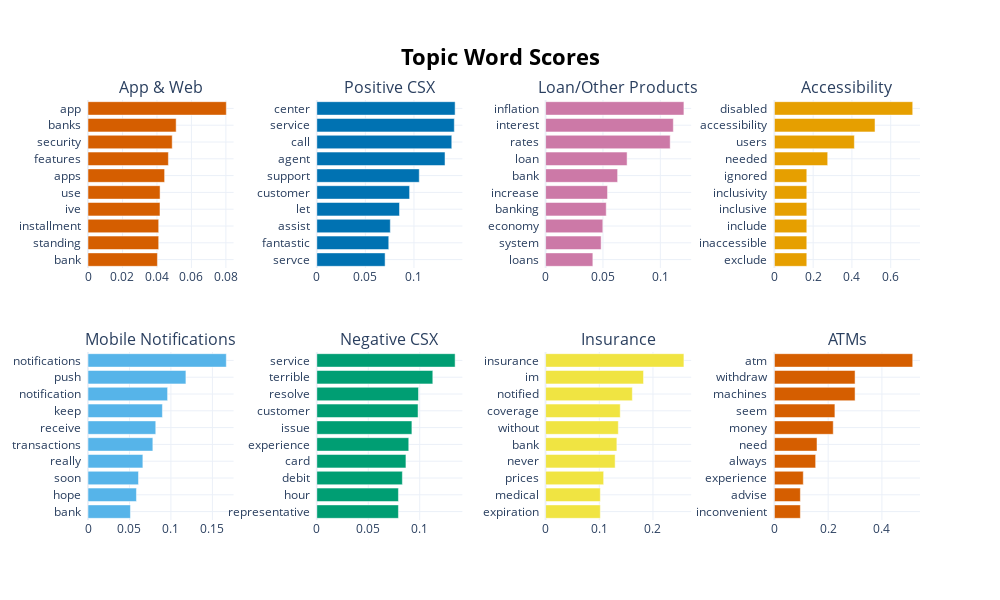

Write notebook code for a chart like this one.
### Code cell
topic_model.visualize_barchart(n_words=10, top_n_topics=30, height = 300, width = 250, custom_labels=True)

### Figure 1 — Plotly figure (JSON) as saved in the notebook; plotly's stock layout.template omitted (floating-point values rounded to 4 significant figures)
{"data": [{"marker": {"color": "#D55E00"}, "orientation": "h", "type": "bar", "x": [0.04028, 0.04101, 0.04101, 0.04176, 0.04182, 0.04445, 0.04664, 0.04886, 0.05114, 0.08026], "xaxis": "x", "y": ["bank  ", "standing  ", "installment  ", "ive  ", "use  ", "apps  ", "features  ", "security  ", "banks  ", "app  "], "yaxis": "y"}, {"marker": {"color": "#0072B2"}, "orientation": "h", "type": "bar", "x": [0.07031, 0.07408, 0.07567, 0.08513, 0.09554, 0.1055, 0.132, 0.1389, 0.1416, 0.1424], "xaxis": "x2", "y": ["servce  ", "fantastic  ", "assist  ", "let  ", "customer  ", "support  ", "agent  ", "call  ", "service  ", "center  "], "yaxis": "y2"}, {"marker": {"color": "#CC79A7"}, "orientation": "h", "type": "bar", "x": [0.04119, 0.04842, 0.04988, 0.05285, 0.05399, 0.06278, 0.07104, 0.1086, 0.1113, 0.1206], "xaxis": "x3", "y": ["loans  ", "system  ", "economy  ", "banking  ", "increase  ", "bank  ", "loan  ", "rates  ", "interest  ", "inflation  "], "yaxis": "y3"}, {"marker": {"color": "#E69F00"}, "orientation": "h", "type": "bar", "x": [0.1671, 0.1671, 0.1671, 0.1671, 0.1671, 0.1671, 0.275, 0.4125, 0.5191, 0.7136], "xaxis": "x4", "y": ["exclude  ", "inaccessible  ", "include  ", "inclusive  ", "inclusivity  ", "ignored  ", "needed  ", "users  ", "accessibility  ", "disabled  "], "yaxis": "y4"}, {"marker": {"color": "#56B4E9"}, "orientation": "h", "type": "bar", "x": [0.05117, 0.05843, 0.06089, 0.06615, 0.0782, 0.08171, 0.08972, 0.09598, 0.1181, 0.1668], "xaxis": "x5", "y": ["bank  ", "hope  ", "soon  ", "really  ", "transactions  ", "receive  ", "keep  ", "notification  ", "push  ", "notifications  "], "yaxis": "y5"}, {"marker": {"color": "#009E73"}, "orientation": "h", "type": "bar", "x": [0.07932, 0.07932, 0.08315, 0.08661, 0.08935, 0.09241, 0.09841, 0.09882, 0.1127, 0.1344], "xaxis": "x6", "y": ["representative  ", "hour  ", "debit  ", "card  ", "experience  ", "issue  ", "customer  ", "resolve  ", "terrible  ", "service  "], "yaxis": "y6"}, {"marker": {"color": "#F0E442"}, "orientation": "h", "type": "bar", "x": [0.1019, 0.1019, 0.1081, 0.1296, 0.1328, 0.1354, 0.139, 0.1616, 0.1824, 0.2577], "xaxis": "x7", "y": ["expiration  ", "medical  ", "prices  ", "never  ", "bank  ", "without  ", "coverage  ", "notified  ", "im  ", "insurance  "], "yaxis": "y7"}, {"marker": {"color": "#D55E00"}, "orientation": "h", "type": "bar", "x": [0.0966, 0.0966, 0.1075, 0.1535, 0.1585, 0.2189, 0.2251, 0.3001, 0.3001, 0.5146], "xaxis": "x8", "y": ["inconvenient  ", "advise  ", "experience  ", "always  ", "need  ", "money  ", "seem  ", "machines  ", "withdraw  ", "atm  "], "yaxis": "y8"}], "layout": {"annotations": [{"font": {"size": 16}, "showarrow": false, "text": "App & Web", "x": 0.0875, "xanchor": "center", "xref": "paper", "y": 1, "yanchor": "bottom", "yref": "paper"}, {"font": {"size": 16}, "showarrow": false, "text": "Positive CSX", "x": 0.3625, "xanchor": "center", "xref": "paper", "y": 1, "yanchor": "bottom", "yref": "paper"}, {"font": {"size": 16}, "showarrow": false, "text": "Loan/Other Products", "x": 0.6375, "xanchor": "center", "xref": "paper", "y": 1, "yanchor": "bottom", "yref": "paper"}, {"font": {"size": 16}, "showarrow": false, "text": "Accessibility", "x": 0.9125, "xanchor": "center", "xref": "paper", "y": 1, "yanchor": "bottom", "yref": "paper"}, {"font": {"size": 16}, "showarrow": false, "text": "Mobile Notifications", "x": 0.0875, "xanchor": "center", "xref": "paper", "y": 0.4, "yanchor": "bottom", "yref": "paper"}, {"font": {"size": 16}, "showarrow": false, "text": "Negative CSX", "x": 0.3625, "xanchor": "center", "xref": "paper", "y": 0.4, "yanchor": "bottom", "yref": "paper"}, {"font": {"size": 16}, "showarrow": false, "text": "Insurance", "x": 0.6375, "xanchor": "center", "xref": "paper", "y": 0.4, "yanchor": "bottom", "yref": "paper"}, {"font": {"size": 16}, "showarrow": false, "text": "ATMs", "x": 0.9125, "xanchor": "center", "xref": "paper", "y": 0.4, "yanchor": "bottom", "yref": "paper"}], "height": 600, "hoverlabel": {"bgcolor": "white", "font": {"family": "Rockwell", "size": 16}}, "showlegend": false, "title": {"font": {"color": "Black", "size": 22}, "text": "<b>Topic Word Scores", "x": 0.5, "xanchor": "center", "yanchor": "top"}, "width": 1000, "xaxis": {"anchor": "y", "domain": [0, 0.175], "showgrid": true}, "xaxis2": {"anchor": "y2", "domain": [0.275, 0.45], "showgrid": true}, "xaxis3": {"anchor": "y3", "domain": [0.55, 0.725], "showgrid": true}, "xaxis4": {"anchor": "y4", "domain": [0.825, 1], "showgrid": true}, "xaxis5": {"anchor": "y5", "domain": [0, 0.175], "showgrid": true}, "xaxis6": {"anchor": "y6", "domain": [0.275, 0.45], "showgrid": true}, "xaxis7": {"anchor": "y7", "domain": [0.55, 0.725], "showgrid": true}, "xaxis8": {"anchor": "y8", "domain": [0.825, 1], "showgrid": true}, "yaxis": {"anchor": "x", "domain": [0.6, 1], "showgrid": true}, "yaxis2": {"anchor": "x2", "domain": [0.6, 1], "showgrid": true}, "yaxis3": {"anchor": "x3", "domain": [0.6, 1], "showgrid": true}, "yaxis4": {"anchor": "x4", "domain": [0.6, 1], "showgrid": true}, "yaxis5": {"anchor": "x5", "domain": [0, 0.4], "showgrid": true}, "yaxis6": {"anchor": "x6", "domain": [0, 0.4], "showgrid": true}, "yaxis7": {"anchor": "x7", "domain": [0, 0.4], "showgrid": true}, "yaxis8": {"anchor": "x8", "domain": [0, 0.4], "showgrid": true}}}
